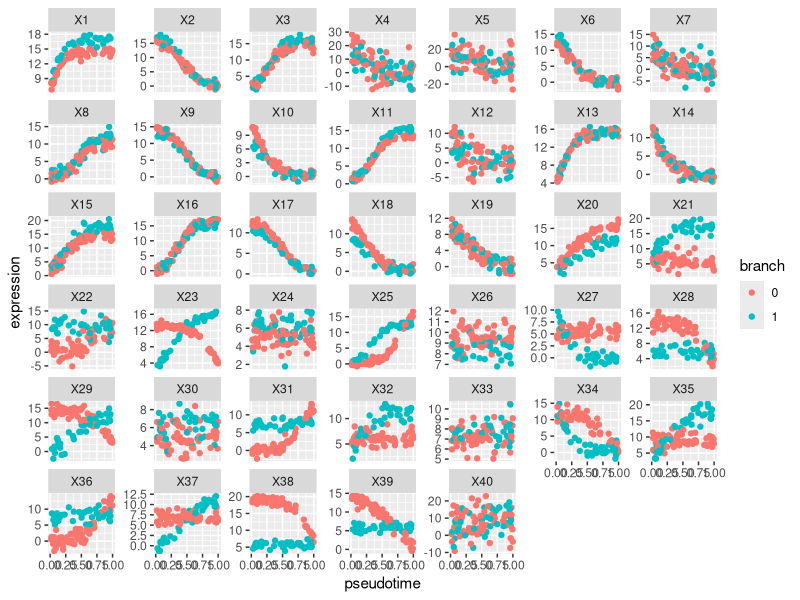

Write the R code that produced this figure.
library(ggplot2)


#' Sigmoid function for activations
sigmoid <- function(t, phi, k, delta) {
  return( 2 * phi / (1 + exp(-k*(t - delta))))
}

C <- 100 # cells
G <- 40 # genes

branch <- rbinom(C, 1, 0.5)

gsd <- sqrt(1 / rgamma(G, 1, 1))


## We assume first G / 2 (= 20) genes are common to both branches, and the 
## final G / 2 genes exhibit branching structure. We want to build in the 
## fact that delta < 0.5 for the common genes and delta > 0.5 for the 
## branch specific genes

k <- replicate(2, runif(G, 5, 10) * sample(c(-1, 1), G, replace = TRUE))
phi <- replicate(2, runif(G, 5, 10))
delta <- replicate(2, runif(G, 0.5, 1))

inds <- 1:(G / 2)
inds2 <- (G/2 + 1):G
k[, 2] <- k[inds, 1]

k[inds2, ] <- apply(k[inds2, ], 1, function(r) r * sample(c(0, 1)))

phi[, 2] <- phi[inds, 2]
delta[, 2] <- delta[inds, 1] <- runif(G / 2, 0, 0.5)

pst <- runif(C)

X <- sapply(seq_along(branch), function(i) {
  k_i <- k[, branch[i] + 1]
  phi_i <- phi[, branch[i] + 1]
  delta_i <- delta[, branch[i] + 1]
  mu <- sigmoid(pst[i], phi_i, k_i, delta_i)
  rnorm(length(mu), mu, gsd)
})

d <- data.frame(t(X), pseudotime = pst, branch = as.factor(branch))

dm <- reshape2::melt(d, id.vars = c("pseudotime", "branch"),
                     variable.name = "gene", value.name = "expression")

ggplot(dm, aes(x = pseudotime, y = expression, colour = branch)) +
  geom_point() + facet_wrap(~ gene, scales = "free_y")

